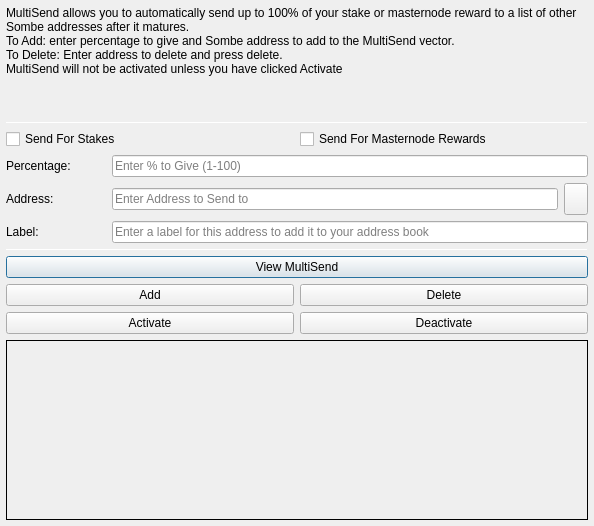
<?xml version="1.0" encoding="UTF-8"?>
<ui version="4.0">
 <class>MultiSendDialog</class>
 <widget class="QDialog" name="MultiSendDialog">
  <property name="windowModality">
   <enum>Qt::NonModal</enum>
  </property>
  <property name="geometry">
   <rect>
    <x>0</x>
    <y>0</y>
    <width>594</width>
    <height>526</height>
   </rect>
  </property>
  <property name="windowTitle">
   <string>MultiSend</string>
  </property>
  <layout class="QVBoxLayout" name="verticalLayout" stretch="0">
   <property name="leftMargin">
    <number>6</number>
   </property>
   <property name="topMargin">
    <number>6</number>
   </property>
   <property name="rightMargin">
    <number>6</number>
   </property>
   <property name="bottomMargin">
    <number>6</number>
   </property>
   <item>
    <layout class="QVBoxLayout" name="verticalLayout_Main" stretch="1,1,1,0,1,1,1">
     <item>
      <widget class="QLabel" name="label_2">
       <property name="lineWidth">
        <number>1</number>
       </property>
       <property name="text">
        <string>MultiSend allows you to automatically send up to 100% of your stake or masternode reward to a list of other Sombe addresses after it matures.
To Add: enter percentage to give and Sombe address to add to the MultiSend vector.
To Delete: Enter address to delete and press delete.
MultiSend will not be activated unless you have clicked Activate</string>
       </property>
       <property name="alignment">
        <set>Qt::AlignLeading|Qt::AlignLeft|Qt::AlignTop</set>
       </property>
       <property name="wordWrap">
        <bool>true</bool>
       </property>
      </widget>
     </item>
     <item>
      <widget class="Line" name="line">
       <property name="minimumSize">
        <size>
         <width>0</width>
         <height>1</height>
        </size>
       </property>
       <property name="maximumSize">
        <size>
         <width>16777215</width>
         <height>1</height>
        </size>
       </property>
       <property name="orientation">
        <enum>Qt::Horizontal</enum>
       </property>
      </widget>
     </item>
     <item>
      <layout class="QVBoxLayout" name="verticalLayout_Settings">
       <item>
        <layout class="QHBoxLayout" name="horizontalLayout">
         <item>
          <widget class="QCheckBox" name="multiSendStakeCheckBox">
           <property name="text">
            <string>Send For Stakes</string>
           </property>
          </widget>
         </item>
         <item>
          <widget class="QCheckBox" name="multiSendMasternodeCheckBox">
           <property name="text">
            <string>Send For Masternode Rewards</string>
           </property>
          </widget>
         </item>
        </layout>
       </item>
       <item>
        <layout class="QHBoxLayout" name="horizontalLayout_6">
         <item>
          <widget class="QLabel" name="label">
           <property name="minimumSize">
            <size>
             <width>100</width>
             <height>0</height>
            </size>
           </property>
           <property name="toolTip">
            <string>Percentage of stake to send</string>
           </property>
           <property name="text">
            <string>Percentage:</string>
           </property>
          </widget>
         </item>
         <item>
          <widget class="QLineEdit" name="multiSendPercentEdit">
           <property name="toolTip">
            <string>Enter whole numbers 1 - 100</string>
           </property>
           <property name="placeholderText">
            <string>Enter % to Give (1-100)</string>
           </property>
          </widget>
         </item>
        </layout>
       </item>
       <item>
        <layout class="QHBoxLayout" name="horizontalLayout_7">
         <item>
          <widget class="QLabel" name="label_5">
           <property name="minimumSize">
            <size>
             <width>100</width>
             <height>0</height>
            </size>
           </property>
           <property name="toolTip">
            <string>Address to send portion of stake to</string>
           </property>
           <property name="text">
            <string>Address:</string>
           </property>
          </widget>
         </item>
         <item>
          <widget class="QLineEdit" name="multiSendAddressEdit">
           <property name="toolTip">
            <string/>
           </property>
           <property name="placeholderText">
            <string>Enter Address to Send to</string>
           </property>
          </widget>
         </item>
         <item>
          <widget class="QToolButton" name="addressBookButton">
           <property name="maximumSize">
            <size>
             <width>16777215</width>
             <height>32</height>
            </size>
           </property>
           <property name="toolTip">
            <string>Choose an address from the address book</string>
           </property>
           <property name="text">
            <string/>
           </property>
           <property name="icon">
            <iconset resource="../sombe.qrc">
             <normaloff>:/icons/address-book</normaloff>:/icons/address-book</iconset>
           </property>
           <property name="shortcut">
            <string>Alt+A</string>
           </property>
          </widget>
         </item>
        </layout>
       </item>
      </layout>
     </item>
     <item>
      <layout class="QHBoxLayout" name="horizontalLayout_3">
       <item>
        <widget class="QLabel" name="label_3">
         <property name="minimumSize">
          <size>
           <width>100</width>
           <height>0</height>
          </size>
         </property>
         <property name="text">
          <string>Label:</string>
         </property>
        </widget>
       </item>
       <item>
        <widget class="QLineEdit" name="labelAddressLabelEdit">
         <property name="placeholderText">
          <string>Enter a label for this address to add it to your address book</string>
         </property>
        </widget>
       </item>
      </layout>
     </item>
     <item>
      <widget class="Line" name="line_2">
       <property name="minimumSize">
        <size>
         <width>0</width>
         <height>1</height>
        </size>
       </property>
       <property name="maximumSize">
        <size>
         <width>16777215</width>
         <height>1</height>
        </size>
       </property>
       <property name="orientation">
        <enum>Qt::Horizontal</enum>
       </property>
      </widget>
     </item>
     <item>
      <layout class="QVBoxLayout" name="verticalLayout_Buttons">
       <item>
        <layout class="QHBoxLayout" name="horizontalLayout_4">
         <item>
          <widget class="QPushButton" name="viewButton">
           <property name="toolTip">
            <string/>
           </property>
           <property name="statusTip">
            <string>View MultiSend Vector</string>
           </property>
           <property name="text">
            <string>View MultiSend</string>
           </property>
          </widget>
         </item>
        </layout>
       </item>
       <item>
        <layout class="QHBoxLayout" name="horizontalLayout_2">
         <item>
          <widget class="QPushButton" name="addButton">
           <property name="toolTip">
            <string/>
           </property>
           <property name="statusTip">
            <string>Add to MultiSend Vector</string>
           </property>
           <property name="text">
            <string>Add</string>
           </property>
          </widget>
         </item>
         <item>
          <widget class="QPushButton" name="deleteButton">
           <property name="toolTip">
            <string/>
           </property>
           <property name="statusTip">
            <string>Delete Address From MultiSend Vector</string>
           </property>
           <property name="text">
            <string>Delete</string>
           </property>
          </widget>
         </item>
        </layout>
       </item>
       <item>
        <layout class="QHBoxLayout" name="horizontalLayout_5">
         <item>
          <widget class="QPushButton" name="activateButton">
           <property name="statusTip">
            <string>Activate MultiSend</string>
           </property>
           <property name="text">
            <string>Activate</string>
           </property>
          </widget>
         </item>
         <item>
          <widget class="QPushButton" name="disableButton">
           <property name="statusTip">
            <string>Deactivate MultiSend</string>
           </property>
           <property name="text">
            <string>Deactivate</string>
           </property>
          </widget>
         </item>
        </layout>
       </item>
      </layout>
     </item>
     <item>
      <widget class="QLabel" name="message">
       <property name="minimumSize">
        <size>
         <width>0</width>
         <height>180</height>
        </size>
       </property>
       <property name="frameShape">
        <enum>QFrame::Panel</enum>
       </property>
       <property name="frameShadow">
        <enum>QFrame::Plain</enum>
       </property>
       <property name="lineWidth">
        <number>1</number>
       </property>
       <property name="midLineWidth">
        <number>1</number>
       </property>
       <property name="text">
        <string/>
       </property>
       <property name="alignment">
        <set>Qt::AlignLeading|Qt::AlignLeft|Qt::AlignTop</set>
       </property>
       <property name="wordWrap">
        <bool>true</bool>
       </property>
      </widget>
     </item>
    </layout>
   </item>
  </layout>
 </widget>
 <resources>
  <include location="../sombe.qrc"/>
 </resources>
 <connections/>
</ui>
